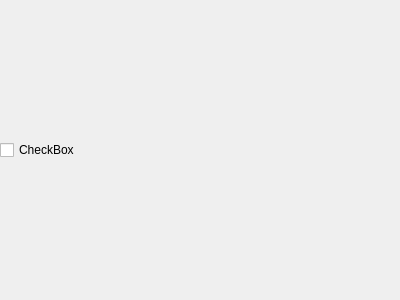
<?xml version="1.0" encoding="UTF-8"?>
<ui version="4.0">
 <class>ViewerOption</class>
 <widget class="QWidget" name="ViewerOption">
  <property name="geometry">
   <rect>
    <x>0</x>
    <y>0</y>
    <width>400</width>
    <height>300</height>
   </rect>
  </property>
  <property name="windowTitle">
   <string>Form</string>
  </property>
  <layout class="QHBoxLayout" name="horizontalLayout" stretch="2">
   <property name="spacing">
    <number>0</number>
   </property>
   <property name="leftMargin">
    <number>0</number>
   </property>
   <property name="topMargin">
    <number>0</number>
   </property>
   <property name="rightMargin">
    <number>0</number>
   </property>
   <property name="bottomMargin">
    <number>0</number>
   </property>
   <item>
    <widget class="QCheckBox" name="checkBox">
     <property name="text">
      <string>CheckBox</string>
     </property>
    </widget>
   </item>
  </layout>
 </widget>
 <resources/>
 <connections/>
</ui>
